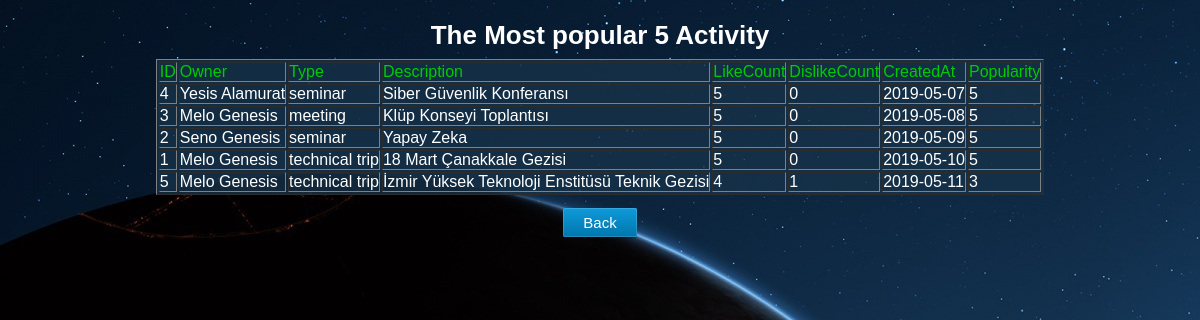
The app's page /trendproposals.php (signed in) with its own data.
### tables this page shows
CREATE TABLE `proposal` (
  `id` int(11) NOT NULL AUTO_INCREMENT,
  `mem_id` int(11) NOT NULL,
  `type` varchar(255) DEFAULT NULL,
  `description` varchar(255) DEFAULT NULL,
  `likeCount` int(11) unsigned DEFAULT NULL,
  `dislikeCount` int(11) unsigned DEFAULT NULL,
  `createdAt` date DEFAULT NULL,
  `isActive` int(11) NOT NULL DEFAULT '1',
  PRIMARY KEY (`id`),
  KEY `proposal_ibfk_1` (`mem_id`),
  CONSTRAINT `proposal_ibfk_1` FOREIGN KEY (`mem_id`) REFERENCES `member` (`id`) ON DELETE CASCADE
);

### trendproposals.php (the view, shortened to what this page needs)
<html>
    <link rel="stylesheet" href="form.css" type="text/css">
    <body>
        <div align="center" class="body-content moduleShow">
            <table border = 1 style="background:#163349c7;">
                <tr style="color:#0c0">
                    <td> ID </td>
                    <td> Owner </td>
                    <td> Type </td>
                    <td> Description </td>
                    <td> LikeCount </td>
                    <td> DislikeCount </td>
                    <td> CreatedAt </td>
                    <td> Popularity </td>
                </tr>
                <?php
                    require 'db_connect.php';
                    $rows = [];
                    $query = "SELECT * FROM proposal";
                    $result = $db->query($query);
                    while($row = mysqli_fetch_array($result)){
                        $owner = $row["mem_id"];
                        $likeCount = $row["likeCount"];
                        $dislikeCount = $row["dislikeCount"];
                        $popularity = ($likeCount - $dislikeCount);
                        array_unshift($row, $popularity);
                        $q = "SELECT fname, lname FROM member WHERE id = \"" . $owner . "\" LIMIT 1";
                        $res = $db->query($q);
                        $new = $res->fetch_assoc();
                        $nameSurname = $new["fname"]." ".$new["lname"];
                        $row['mem_id'] = $nameSurname;
                        $rows[] = $row;
                    }
                    array_multisort($rows, SORT_DESC);
                    $i = 0;
                    echo "<h2>The Most popular 5 Activity</h2>";
                    foreach ($rows as $row) {
                        if($i<5) {
                            $id = $row['id'];
                            $nameSurname = $row['mem_id'];
                            $type = $row[3];
                            $description = $row['description'];
                            $likeCount = $row['likeCount'];
                            $dislikeCount = $row['dislikeCount'];
                            $createdAt = $row['createdAt'];
                            $popularity = $row[0];
                            echo "<tr>";
                            echo "  <td> $id </td>";
                            echo "  <td> $nameSurname </td>";
                            echo "  <td> $type </td>";
                            echo "  <td> $description </td>";
                            echo "  <td> $likeCount </td>";
                            echo "  <td> $dislikeCount </td>";
                            echo "  <td> $createdAt </td>";
                            echo "  <td> $popularity </td>";
                            echo "</tr>";
                        }
                        $i++;
                    }
                ?>
            </table><br>
            <a class="btn btn-primary" href="welcome.php">Back</a>
        </div>
    </body>
</html>

### form.css (style rules this page uses)
h2 { font-size: 26px; margin-bottom: 8px; }
* { margin:0; padding:0; }
body { color: #fff; background-color:#f0f0f0; font-family:helvetica; background:url('can.jpg') #0f2439 no-repeat center top; }
.body-content { position:relative; top:20px; height:700px; width: 1043px; margin-left:auto; margin-right:auto; background: transparent; }
.btn { text-decoration: none; text-overflow: ellipsis; white-space: nowrap; overflow: hidden; margin: 3px 0; padding: 6px 20px; font-size: 15px; line-height: 20px; height: 34px; background-color: rgba(0, 0, 0, 0.15); color: #00aeff; border: 1px solid rgba(255, 255, 255, 0.15); box-shadow: 0 0 rgba(0, 0, 0, 0); border-radius: 2px; -webkit-transition: background-color 0.2s, box-shadow 0.2s, background-color 0.2s, border-color 0.2s, color 0.2s; transition: background-color 0.2s, box-shadow 0.2s, background-color 0.2s, border-color 0.2s, color 0.2s; }
.btn-primary { background-color: #098cc8; color: #ffffff; border: 1px solid transparent; box-shadow: 0 0 rgba(0, 0, 0, 0); border-radius: 2px; -webkit-transition: background-color 0.2s, box-shadow 0.2s, background-color 0.2s, border-color 0.2s, color 0.2s; transition: background-color 0.2s, box-shadow 0.2s, background-color 0.2s, border-color 0.2s, color 0.2s; background-image: -webkit-linear-gradient(top, #0f9ada, #0076ad); background-image: linear-gradient(to bottom, #0f9ada, #0076ad); border: 0; box-shadow: 0 1px 1px rgba(0, 0, 0, 0.3), 0 0 0 1px rgba(255, 255, 255, 0.15) inset; }

### records on screen
proposal: id "4", nameSurname "Yesis Alamurat", type "seminar", description "Siber Güvenlik Konferansı", likeCount "5", dislikeCount "0", createdAt "2019-05-07"
proposal: id "3", nameSurname "Melo Genesis", type "meeting", description "Klüp Konseyi Toplantısı", likeCount "5", dislikeCount "0", createdAt "2019-05-08"
proposal: id "2", nameSurname "Seno Genesis", type "seminar", description "Yapay Zeka", likeCount "5", dislikeCount "0", createdAt "2019-05-09"
proposal: id "1", nameSurname "Melo Genesis", type "technical trip", description "18 Mart Çanakkale Gezisi", likeCount "5", dislikeCount "0", createdAt "2019-05-10"
proposal: id "5", nameSurname "Melo Genesis", type "technical trip", description "İzmir Yüksek Teknoloji Enstitüsü Teknik Gezisi", likeCount "4", dislikeCount "1", createdAt "2019-05-11", popularity "3"
